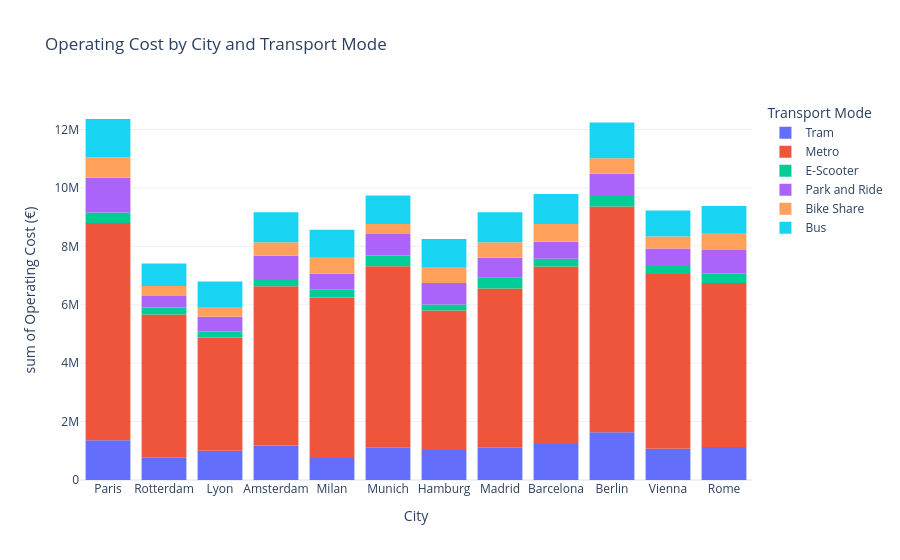

Notebook source saved alongside this figure:
### Code cell
# Operating cost by City and Transport_Mode
financial_df = df_cleaned[["City", "Transport_Mode", "Operating_Cost_EUR"]]

fig = px.histogram(
    financial_df,
    x="City",
    y="Operating_Cost_EUR",
    color="Transport_Mode",
    title="Operating Cost by City and Transport Mode",
    labels={
        "City": "City",
        "Operating_Cost_EUR": "Operating Cost (€)",
        "Transport_Mode": "Transport Mode"
    },
    template="plotly_white"
)
fig.show()

### Figure 1 — Plotly figure (JSON) as saved in the notebook; plotly's stock layout.template omitted (floating-point values rounded to 4 significant figures; data arrays with more than 128 entries replaced by an {"elided": "..."} marker saying what was removed)
{"data": [{"bingroup": "x", "histfunc": "sum", "hovertemplate": "Transport Mode=Tram<br>City=%{x}<br>sum of Operating Cost (€)=%{y}<extra></extra>", "legendgroup": "Tram", "marker": {"color": "#636efa", "pattern": {"shape": ""}}, "name": "Tram", "orientation": "v", "showlegend": true, "type": "histogram", "x": {"elided": "761 str values"}, "xaxis": "x", "y": {"elided": "761 float values"}, "yaxis": "y"}, {"bingroup": "x", "histfunc": "sum", "hovertemplate": "Transport Mode=Metro<br>City=%{x}<br>sum of Operating Cost (€)=%{y}<extra></extra>", "legendgroup": "Metro", "marker": {"color": "#EF553B", "pattern": {"shape": ""}}, "name": "Metro", "orientation": "v", "showlegend": true, "type": "histogram", "x": {"elided": "1047 str values"}, "xaxis": "x", "y": {"elided": "1047 float values"}, "yaxis": "y"}, {"bingroup": "x", "histfunc": "sum", "hovertemplate": "Transport Mode=E-Scooter<br>City=%{x}<br>sum of Operating Cost (€)=%{y}<extra></extra>", "legendgroup": "E-Scooter", "marker": {"color": "#00cc96", "pattern": {"shape": ""}}, "name": "E-Scooter", "orientation": "v", "showlegend": true, "type": "histogram", "x": {"elided": "473 str values"}, "xaxis": "x", "y": {"elided": "473 float values"}, "yaxis": "y"}, {"bingroup": "x", "histfunc": "sum", "hovertemplate": "Transport Mode=Park and Ride<br>City=%{x}<br>sum of Operating Cost (€)=%{y}<extra></extra>", "legendgroup": "Park and Ride", "marker": {"color": "#ab63fa", "pattern": {"shape": ""}}, "name": "Park and Ride", "orientation": "v", "showlegend": true, "type": "histogram", "x": {"elided": "585 str values"}, "xaxis": "x", "y": {"elided": "585 float values"}, "yaxis": "y"}, {"bingroup": "x", "histfunc": "sum", "hovertemplate": "Transport Mode=Bike Share<br>City=%{x}<br>sum of Operating Cost (€)=%{y}<extra></extra>", "legendgroup": "Bike Share", "marker": {"color": "#FFA15A", "pattern": {"shape": ""}}, "name": "Bike Share", "orientation": "v", "showlegend": true, "type": "histogram", "x": {"elided": "759 str values"}, "xaxis": "x", "y": {"elided": "759 float values"}, "yaxis": "y"}, {"bingroup": "x", "histfunc": "sum", "hovertemplate": "Transport Mode=Bus<br>City=%{x}<br>sum of Operating Cost (€)=%{y}<extra></extra>", "legendgroup": "Bus", "marker": {"color": "#19d3f3", "pattern": {"shape": ""}}, "name": "Bus", "orientation": "v", "showlegend": true, "type": "histogram", "x": {"elided": "1375 str values"}, "xaxis": "x", "y": {"elided": "1375 float values"}, "yaxis": "y"}], "layout": {"barmode": "relative", "legend": {"title": {"text": "Transport Mode"}, "tracegroupgap": 0}, "title": {"text": "Operating Cost by City and Transport Mode"}, "xaxis": {"anchor": "y", "domain": [0, 1], "title": {"text": "City"}}, "yaxis": {"anchor": "x", "domain": [0, 1], "title": {"text": "sum of Operating Cost (€)"}}}}
